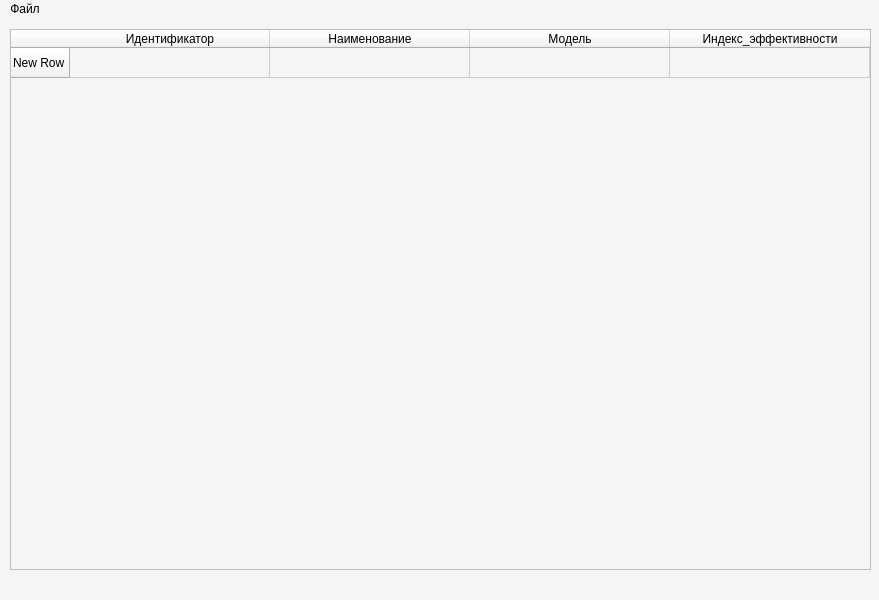
<?xml version="1.0" encoding="UTF-8"?>
<ui version="4.0">
 <class>MainWindow</class>
 <widget class="QMainWindow" name="MainWindow">
  <property name="geometry">
   <rect>
    <x>0</x>
    <y>0</y>
    <width>879</width>
    <height>600</height>
   </rect>
  </property>
  <property name="windowTitle">
   <string>Аналитика по эффективности</string>
  </property>
  <property name="styleSheet">
   <string notr="true">background-color:rgb(245,245,245);</string>
  </property>
  <widget class="QWidget" name="centralwidget">
   <widget class="QTableWidget" name="tableWidget">
    <property name="geometry">
     <rect>
      <x>10</x>
      <y>10</y>
      <width>861</width>
      <height>541</height>
     </rect>
    </property>
    <property name="styleSheet">
     <string notr="true">QTableWidget::setStyle(&quot;fusion&quot;);</string>
    </property>
    <property name="editTriggers">
     <set>QAbstractItemView::NoEditTriggers</set>
    </property>
    <property name="alternatingRowColors">
     <bool>false</bool>
    </property>
    <attribute name="horizontalHeaderDefaultSectionSize">
     <number>200</number>
    </attribute>
    <attribute name="horizontalHeaderMinimumSectionSize">
     <number>200</number>
    </attribute>
    <row>
     <property name="text">
      <string>New Row</string>
     </property>
    </row>
    <column>
     <property name="text">
      <string>Идентификатор</string>
     </property>
    </column>
    <column>
     <property name="text">
      <string>Наименование</string>
     </property>
    </column>
    <column>
     <property name="text">
      <string>Модель</string>
     </property>
    </column>
    <column>
     <property name="text">
      <string>Индекс_эффективности</string>
     </property>
    </column>
   </widget>
  </widget>
  <widget class="QMenuBar" name="menubar">
   <property name="geometry">
    <rect>
     <x>0</x>
     <y>0</y>
     <width>879</width>
     <height>22</height>
    </rect>
   </property>
   <widget class="QMenu" name="menu">
    <property name="title">
     <string>Файл</string>
    </property>
   </widget>
   <addaction name="menu"/>
  </widget>
  <widget class="QStatusBar" name="statusbar"/>
 </widget>
 <resources/>
 <connections/>
</ui>
